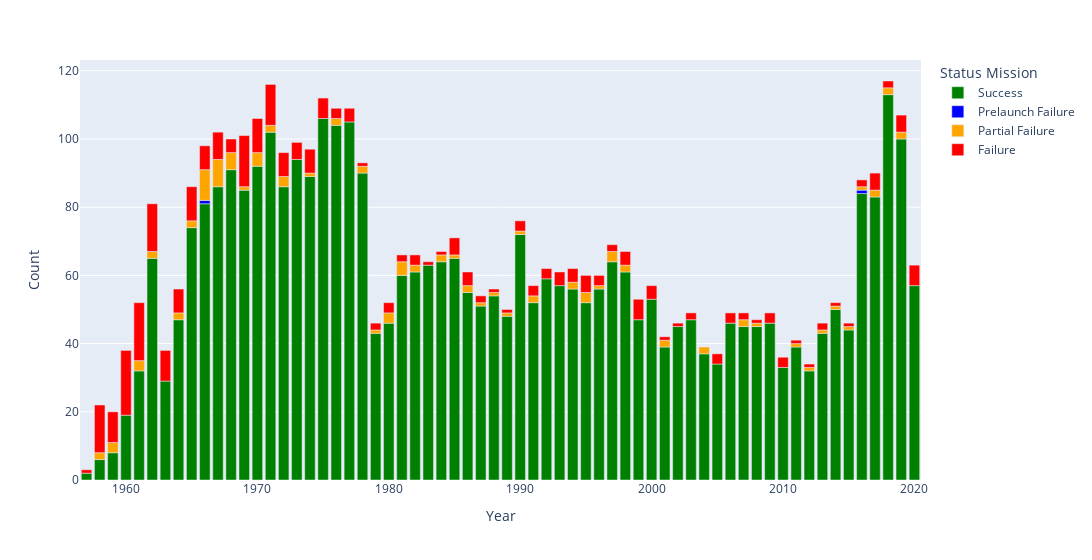

This figure's notebook cell:
### Markdown cell above
##### Bu grafiğe göre;
- 1960'daki eşitlenmeden sonra,günümüze kadar yapılan fırlatmaların ezici çoğunluğunun başarı ile sonuçlandığı,
- Fırlatma öncesindeki başarısızlık oranının çok düşük olduğu,
- Soğuk Savaş ve Uzay Yarışının yaşandığı yıllarda büyük artış gösterdiği ve 2010'ların sonuna kadar bir daha bu düzeylere çıkamadığı,
- Soğuk savaşın yumuşama ve bitimine müteakip 35 senelik aralıkta ortalama bir seyirde izlediği,

yorumları yapılabilir.

### Code cell
px.bar(data_frame=year_MissStat, x="Year", y="Count", color="Status Mission", 
       color_discrete_map={"Success": "green", "Failure": "red","Partial Failure":"orange",'Prelaunch Failure':"blue"},
       width=1240)

### Figure 1 — Plotly figure (JSON) as saved in the notebook; plotly's stock layout.template omitted (floating-point values rounded to 4 significant figures)
{"data": [{"alignmentgroup": "True", "hovertemplate": "Status Mission=Success<br>Year=%{x}<br>Count=%{y}<extra></extra>", "legendgroup": "Success", "marker": {"color": "green", "pattern": {"shape": ""}}, "name": "Success", "offsetgroup": "Success", "orientation": "v", "showlegend": true, "textposition": "auto", "type": "bar", "x": [2020, 2014, 2007, 1994, 1970, 1985, 1993, 1971, 2015, 1982, 1972, 1992, 1973, 2008, 1991, 1974, 1975, 1968, 1987, 1990, 1976, 1957, 1977, 2013, 2009, 1978, 1989, 1981, 1979, 2003, 1988, 1980, 1969, 2012, 1963, 1958, 2001, 1959, 1986, 1960, 2000, 2005, 1961, 2018, 1999, 1962, 1998, 2004, 1984, 2006, 1964, 2017, 1997, 1965, 2010, 1996, 2002, 1966, 2011, 1983, 1967, 2016, 1995, 2019], "xaxis": "x", "y": [57, 50, 45, 56, 92, 65, 57, 102, 44, 61, 86, 59, 94, 45, 52, 89, 106, 91, 51, 72, 104, 2, 105, 43, 46, 90, 48, 60, 43, 47, 54, 46, 85, 32, 29, 6, 39, 8, 55, 19, 53, 34, 32, 113, 47, 65, 61, 37, 64, 46, 47, 83, 64, 74, 33, 56, 45, 81, 39, 63, 86, 84, 52, 100], "yaxis": "y"}, {"alignmentgroup": "True", "hovertemplate": "Status Mission=Prelaunch Failure<br>Year=%{x}<br>Count=%{y}<extra></extra>", "legendgroup": "Prelaunch Failure", "marker": {"color": "blue", "pattern": {"shape": ""}}, "name": "Prelaunch Failure", "offsetgroup": "Prelaunch Failure", "orientation": "v", "showlegend": true, "textposition": "auto", "type": "bar", "x": [2016, 1966], "xaxis": "x", "y": [1, 1], "yaxis": "y"}, {"alignmentgroup": "True", "hovertemplate": "Status Mission=Partial Failure<br>Year=%{x}<br>Count=%{y}<extra></extra>", "legendgroup": "Partial Failure", "marker": {"color": "orange", "pattern": {"shape": ""}}, "name": "Partial Failure", "offsetgroup": "Partial Failure", "orientation": "v", "showlegend": true, "textposition": "auto", "type": "bar", "x": [1987, 1988, 1994, 1989, 1990, 1991, 2008, 1995, 2007, 1996, 1997, 1998, 2001, 1986, 2004, 2014, 2017, 1966, 1961, 1967, 1968, 1969, 2016, 1970, 1985, 1965, 1971, 1972, 2015, 2018, 1974, 1962, 2019, 1976, 1959, 1978, 2013, 1979, 1958, 1980, 1981, 2012, 1982, 1964, 1984, 2011], "xaxis": "x", "y": [1, 1, 2, 1, 1, 2, 1, 3, 2, 1, 3, 2, 2, 2, 2, 1, 2, 9, 3, 8, 5, 1, 1, 4, 1, 2, 2, 3, 1, 2, 1, 2, 2, 2, 3, 2, 1, 1, 2, 3, 4, 1, 2, 2, 2, 1], "yaxis": "y"}, {"alignmentgroup": "True", "hovertemplate": "Status Mission=Failure<br>Year=%{x}<br>Count=%{y}<extra></extra>", "legendgroup": "Failure", "marker": {"color": "red", "pattern": {"shape": ""}}, "name": "Failure", "offsetgroup": "Failure", "orientation": "v", "showlegend": true, "textposition": "auto", "type": "bar", "x": [2011, 2005, 2019, 2020, 2006, 2016, 2018, 2007, 2017, 2008, 2015, 2009, 2014, 2010, 2012, 2013, 1957, 2003, 1968, 1977, 1976, 1975, 1974, 1973, 1972, 1971, 1970, 1969, 1967, 2002, 1966, 1965, 1964, 1963, 1962, 1961, 1960, 1959, 1958, 1978, 1979, 1980, 1981, 2001, 2000, 1999, 1998, 1997, 1996, 1995, 1994, 1993, 1992, 1991, 1990, 1989, 1987, 1986, 1985, 1984, 1983, 1982, 1988], "xaxis": "x", "y": [1, 3, 5, 6, 3, 2, 2, 2, 5, 1, 1, 3, 1, 3, 1, 2, 1, 2, 4, 4, 3, 6, 7, 5, 7, 12, 10, 15, 8, 1, 7, 10, 7, 9, 14, 17, 19, 9, 14, 1, 2, 3, 2, 1, 4, 6, 4, 2, 3, 5, 4, 4, 3, 3, 3, 1, 2, 4, 5, 1, 1, 3, 1], "yaxis": "y"}], "layout": {"barmode": "relative", "legend": {"title": {"text": "Status Mission"}, "tracegroupgap": 0}, "margin": {"t": 60}, "width": 1240, "xaxis": {"anchor": "y", "domain": [0, 1], "title": {"text": "Year"}}, "yaxis": {"anchor": "x", "domain": [0, 1], "title": {"text": "Count"}}}}
